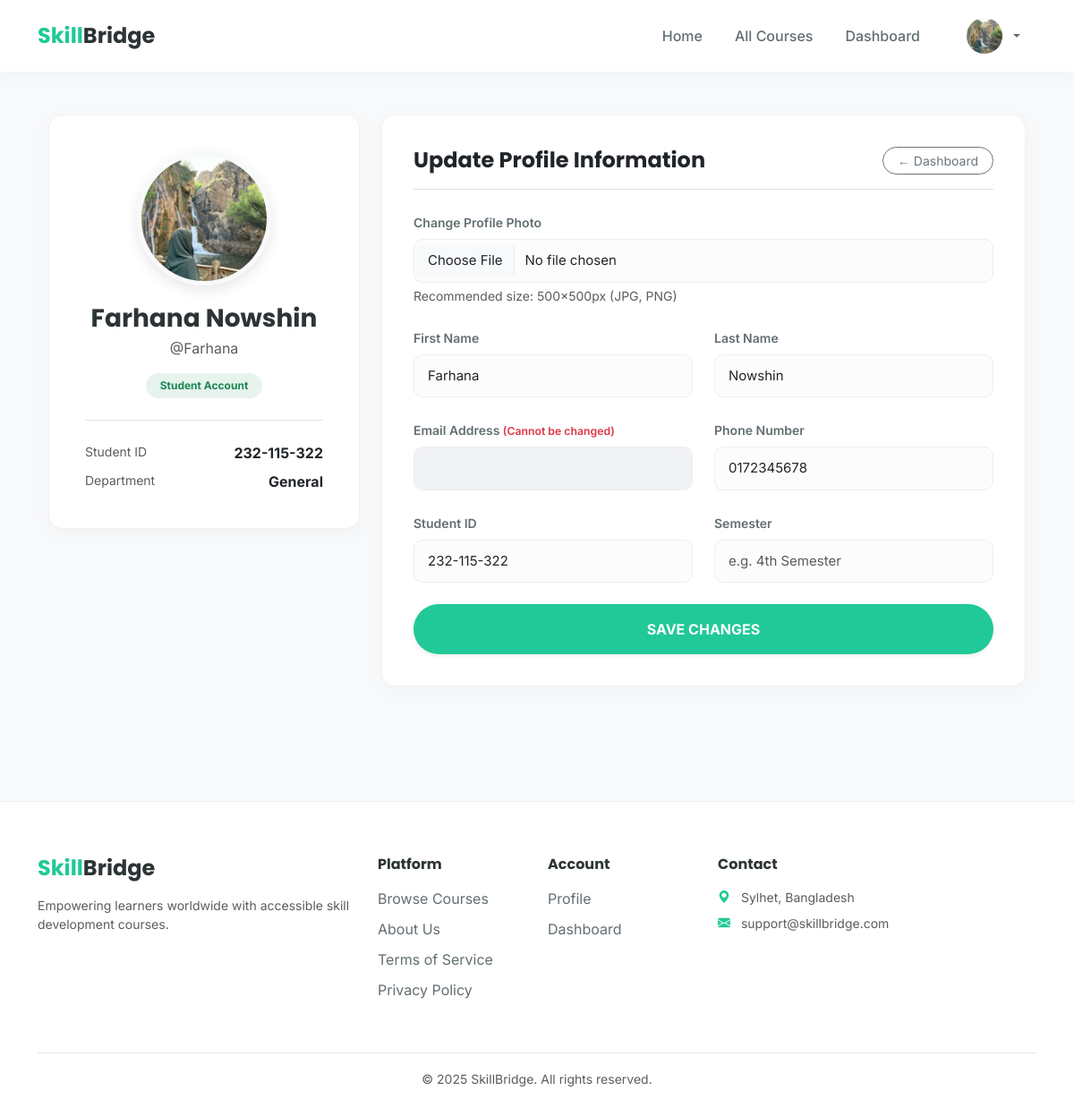
Screenshot of /profile/ (signed in) with the database file from the repository.
### core/models.py (models this page shows, shortened)
class User(AbstractUser):
    ROLE_CHOICES = (
        ('student', 'Student'),
        ('mentor', 'Mentor'),
        ('admin', 'Admin'),
    )
    DEPT_CHOICES = (
        ('CSE', 'Computer Science & Engineering'),
        ('SWE', 'Software Engineering'),
        ('EEE', 'Electrical & Electronic Engineering'),
        ('BBA', 'Business Administration'),
        ('OTHER', 'Other'),
    )
    GENDER_CHOICES = (
        ('M', 'Male'),
        ('F', 'Female'),
        ('O', 'Other'),
    )
    TRACK_CHOICES = (
        ('web', 'Web Development'),
        ('data', 'Data Science'),
        ('network', 'Networking'),
        ('app', 'App Development'),
    )
    role = models.CharField(max_length=10, choices=ROLE_CHOICES, default='student')
    phone_number = models.CharField(max_length=15, blank=True, null=True)
    dob = models.DateField(null=True, blank=True, help_text="Date of Birth")
    gender = models.CharField(max_length=1, choices=GENDER_CHOICES, blank=True, null=True)
    address = models.TextField(blank=True, null=True)
    profile_photo = models.ImageField(upload_to='profile_photos/', blank=True, null=True)
    student_id = models.CharField(max_length=20, blank=True, null=True)
    department = models.CharField(max_length=10, choices=DEPT_CHOICES, blank=True, null=True)
    semester = models.CharField(max_length=20, blank=True, null=True)
    preferred_track = models.CharField(max_length=20, choices=TRACK_CHOICES, blank=True, null=True)
    learning_goal = models.CharField(max_length=255, blank=True, null=True)

### core/views.py (the view)
# urls.py: path('profile/', views.student_profile, name='student_profile'),
@login_required
def student_profile(request):
    if request.method == 'POST':
        form = StudentProfileUpdateForm(request.POST, request.FILES, instance=request.user)
        if form.is_valid():
            form.save()
            messages.success(request, 'Your profile has been updated successfully!')
            return redirect('student_profile')
    else:
        form = StudentProfileUpdateForm(instance=request.user)
    return render(request, 'student_profile.html', {'form': form})

### core/forms.py
class StudentProfileUpdateForm(forms.ModelForm):
    class Meta:
        model = User
        fields = [
            'first_name', 'last_name', 'email',
            'profile_photo', 'phone_number',
            'department', 'student_id',
            'dob', 'gender', 'address'
        ]
        widgets = {
            'dob': forms.DateInput(attrs={'type': 'date', 'class': 'form-control'}),
            'address': forms.Textarea(attrs={'rows': 3, 'class': 'form-control'}),
            'gender': forms.Select(attrs={'class': 'form-control'}),
            'department': forms.Select(attrs={'class': 'form-control'}),
            'student_id': forms.TextInput(attrs={'class': 'form-control'}),
            'phone_number': forms.TextInput(attrs={'class': 'form-control'}),
            'first_name': forms.TextInput(attrs={'class': 'form-control'}),
            'last_name': forms.TextInput(attrs={'class': 'form-control'}),
            'email': forms.EmailInput(attrs={'class': 'form-control'}),
        }

### core/templates/student_profile.html (shortened to what this page needs)
{% extends 'base.html' %}
{% block content %}
<div class="container py-5">
    <div class="row justify-content-center">
        <div class="col-lg-4 col-md-5 mb-4">
            <div class="profile-header">
                {% if user.profile_photo %}
                    <img src="{{ user.profile_photo.url }}" class="profile-img-large" alt="Profile Picture">
                {% else %}
                    <div class="profile-img-large d-flex align-items-center justify-content-center bg-light text-muted mx-auto" style="font-size: 60px; font-weight: bold;">
                        {{ user.first_name|first|default:user.username|first|upper }}
                    </div>
                {% endif %}
                <h3 class="fw-bold mb-1">{{ user.first_name }} {{ user.last_name }}</h3>
                <p class="text-muted mb-3">@{{ user.username }}</p>
                <div class="badge bg-success bg-opacity-10 text-success px-3 py-2 rounded-pill mb-4">
                    Student Account
                </div>
                <div class="border-top pt-4 text-start">
                    <div class="d-flex justify-content-between mb-2">
                        <span class="text-muted small">Student ID</span>
                        <span class="fw-bold text-dark">{{ user.student_id|default:"Not Set" }}</span>
                    </div>
                    <div class="d-flex justify-content-between">
                        <span class="text-muted small">Department</span>
                        <span class="fw-bold text-dark">{{ user.department|default:"General" }}</span>
                    </div>
                </div>
            </div>
        </div>
        <div class="col-lg-8 col-md-7">
            <div class="profile-card">
                <div class="d-flex justify-content-between align-items-center mb-4 border-bottom pb-3">
                    <h4 class="fw-bold mb-0 text-dark">Update Profile Information</h4>
                    <a href="{% url 'student_dashboard' %}" class="btn btn-outline-secondary btn-sm rounded-pill px-3">
                        &larr; Dashboard
                    </a>
                </div>
                <form method="POST" enctype="multipart/form-data">
                    <div class="row g-4">
                        <div class="col-12">
                            <label class="form-label">Change Profile Photo</label>
                            <input type="file" name="profile_photo" class="form-control" accept="image/*">
                            <div class="form-text text-muted small">Recommended size: 500x500px (JPG, PNG)</div>
                        </div>
                        <div class="col-md-6">
                            <label class="form-label">First Name</label>
                            <input type="text" name="first_name" value="{{ user.first_name }}" class="form-control" required placeholder="Enter first name">
                        </div>
                        <div class="col-md-6">
                            <label class="form-label">Last Name</label>
                            <input type="text" name="last_name" value="{{ user.last_name }}" class="form-control" required placeholder="Enter last name">
                        </div>
                        <div class="col-md-6">
                            <label class="form-label">Email Address <small class="text-danger">(Cannot be changed)</small></label>
                            <input type="email" value="{{ user.email }}" class="form-control" disabled title="Contact admin to change email">
                        </div>
                        <div class="col-md-6">
                            <label class="form-label">Phone Number</label>
                            <input type="text" name="phone_number" value="{{ user.phone_number|default:'' }}" class="form-control" placeholder="+880 1XXX...">
                        </div>
                        <div class="col-md-6">
                            <label class="form-label">Student ID</label>
                            <input type="text" name="student_id" value="{{ user.student_id|default:'' }}" class="form-control" placeholder="e.g. 2023-10-50">
                        </div>
                        <div class="col-md-6">
                            <label class="form-label">Semester</label>
                            <input type="text" name="semester" value="{{ user.semester|default:'' }}" class="form-control" placeholder="e.g. 4th Semester">
                        </div>
                        <div class="col-12 mt-4">
                            <button type="submit" class="btn btn-brand px-5 py-3 w-100 fs-6 text-uppercase fw-bold shadow-sm">
                                Save Changes
                            </button>
                        </div>
                    </div>
                </form>
            </div>
        </div>
    </div>
</div>
{% endblock %}

### core/templates/base.html (shortened to what this page needs)
<!DOCTYPE html>
<html lang="en">
<head>
    <link href="https://cdn.jsdelivr.net/npm/bootstrap@5.3.0/dist/css/bootstrap.min.css" rel="stylesheet">
    <link rel="stylesheet" href="https://cdn.jsdelivr.net/npm/bootstrap-icons@1.10.0/font/bootstrap-icons.css">
</head>
<body>
    <nav class="navbar navbar-expand-lg fixed-top">
        <div class="container">
            <a class="navbar-brand brand-font" href="{% url 'home' %}">
                <span class="text-brand">Skill</span>Bridge
            </a>
            <div class="collapse navbar-collapse" id="navbarNav">
                <ul class="navbar-nav ms-auto align-items-center">
                    <li class="nav-item"><a class="nav-link" href="{% url 'home' %}">Home</a></li>
                    <li class="nav-item"><a class="nav-link" href="{% url 'course_list' %}">All Courses</a></li>
                    {% if user.is_authenticated %}
                        <li class="nav-item"><a class="nav-link" href="{% url 'student_dashboard' %}">Dashboard</a></li>
                        <li class="nav-item dropdown ms-3">
                            <a class="nav-link dropdown-toggle d-flex align-items-center gap-2" href="#" role="button" data-bs-toggle="dropdown">
                                {% if user.profile_photo %}
                                    <img src="{{ user.profile_photo.url }}" style="width: 40px; height: 40px; border-radius: 50%; object-fit: cover;">
                                {% else %}
                                    <div style="width: 40px; height: 40px; background: var(--brand-color); color: white; border-radius: 50%; display: flex; align-items: center; justify-content: center; font-weight: bold;">
                                        {{ user.first_name|first|default:user.username|first|upper }}
                                    </div>
                                {% endif %}
                            </a>
                        </li>
                    {% else %}
                        <li class="nav-item ms-3"><a class="nav-link fw-bold text-dark" href="{% url 'student_login' %}">Log In</a></li>
                        <li class="nav-item ms-2"><a class="btn btn-brand" href="{% url 'student_register' %}">Sign Up Free</a></li>
                    {% endif %}
                </ul>
            </div>
        </div>
    </nav>
    <main class="container">
        {% block content %}{% endblock %}
    </main>
    <footer class="main-footer">
        <div class="container">
            <div class="row">
                <div class="col-lg-4 mb-4">
                    <h4 class="brand-font fw-bold"><span class="text-brand">Skill</span>Bridge</h4>
                    <p class="text-muted small mt-3">Empowering learners worldwide with accessible skill development courses.</p>
                </div>
                <div class="col-lg-2 col-6 mb-4">
                    <h6 class="fw-bold mb-3">Platform</h6>
                    <a href="{% url 'course_list' %}" class="footer-link">Browse Courses</a>
                    <a href="{% url 'about' %}" class="footer-link">About Us</a>
                    <a href="{% url 'terms' %}" class="footer-link">Terms of Service</a>
                    <a href="{% url 'privacy' %}" class="footer-link">Privacy Policy</a>
                </div>
                <div class="col-lg-2 col-6 mb-4">
                    <h6 class="fw-bold mb-3">Account</h6>
                    {% if user.is_authenticated %}
                        <a href="{% url 'student_profile' %}" class="footer-link">Profile</a>
                        <a href="{% url 'student_dashboard' %}" class="footer-link">Dashboard</a>
                    {% else %}
                        <a href="{% url 'student_login' %}" class="footer-link">Login</a>
                        <a href="{% url 'student_register' %}" class="footer-link">Register</a>
                    {% endif %}
                </div>
                <div class="col-lg-4 mb-4">
                    <h6 class="fw-bold mb-3">Contact</h6>
                    <p class="text-muted small mb-2"><i class="bi bi-geo-alt-fill text-brand me-2"></i> Sylhet, Bangladesh</p>
                    <p class="text-muted small mb-2"><i class="bi bi-envelope-fill text-brand me-2"></i> support@skillbridge.com</p>
                </div>
            </div>
            <div class="text-center mt-4 pt-3 border-top">
                <small class="text-muted">&copy; 2025 SkillBridge. All rights reserved.</small>
            </div>
        </div>
    </footer>
</body>
</html>

### core/templates/base.html (style rules this page uses)
:root { --brand-color: #20c997; --brand-dark: #17a589; --text-main: #2d3436; --text-muted: #636e72; --bg-body: #f8f9fa; --navbar-height: 80px; }
body { font-family: 'Inter', sans-serif; background-color: var(--bg-body); color: var(--text-main); padding-top: var(--navbar-height); opacity: 0; animation: fadeIn 0.5s ease-in-out forwards; }
h1, h2, h3, h4, h5, h6, .brand-font { font-family: 'Poppins', sans-serif; }
.navbar { background-color: rgba(255, 255, 255, 0.95); backdrop-filter: blur(10px); box-shadow: 0 4px 20px rgba(0,0,0,0.03); height: var(--navbar-height); }
.navbar-brand { font-weight: 700; font-size: 24px; color: var(--text-main) !important; }
.text-brand { color: var(--brand-color); }
.nav-link { font-weight: 500; color: var(--text-muted) !important; margin: 0 10px; transition: 0.3s; position: relative; }
.btn-brand { background-color: var(--brand-color); color: white; border-radius: 50px; padding: 10px 25px; font-weight: 600; border: none; transition: 0.3s; }
.main-footer { background: white; padding: 60px 0 30px; margin-top: 80px; border-top: 1px solid #eee; }
.footer-link { color: var(--text-muted); text-decoration: none; display: block; margin-bottom: 10px; transition: 0.3s; }

### core/templates/student_profile.html (style rules this page uses)
.profile-header { background: white; border-radius: 15px; padding: 40px; box-shadow: 0 5px 20px rgba(0,0,0,0.03); text-align: center; margin-bottom: 30px; border: 1px solid #f1f1f1; }
.profile-img-large { width: 150px; height: 150px; border-radius: 50%; object-fit: cover; border: 5px solid #f8f9fa; box-shadow: 0 5px 15px rgba(0,0,0,0.1); margin-bottom: 20px; }
.profile-card { background: white; border-radius: 15px; padding: 35px; box-shadow: 0 5px 20px rgba(0,0,0,0.03); border: 1px solid #f1f1f1; }
.form-label { font-weight: 600; color: #636e72; font-size: 14px; margin-bottom: 8px; }
.form-control { border-radius: 10px; padding: 12px 15px; border: 1px solid #eee; background-color: #fcfcfc; font-size: 15px; transition: 0.3s; }
.form-control:disabled { background-color: #f1f2f6; color: #b2bec3; }

### rows the page displays
User: profile_photo (picture), first_name "Farhana", last_name "Nowshin", username "Farhana", student_id "232-115-322", department "General", phone_number "0172345678"
